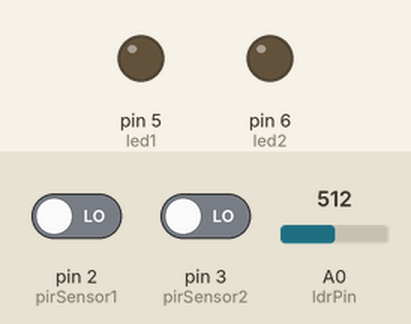
Recording of a sketch running on a simulated Arduino Uno, built with avr-gcc and run on an emulated ATmega328P. On the bench: output pins drawn as LEDs (lit = HIGH). The inputs (shaded band) are chosen by the test bench; at power-on: A0 (ldrPin) = 512, pin 2 (pirSensor1) LOW, pin 3 (pirSensor2) LOW.

Above: at 1.2 s.
1.3 s: A0 (ldrPin) set to 390
At 1.8 s:
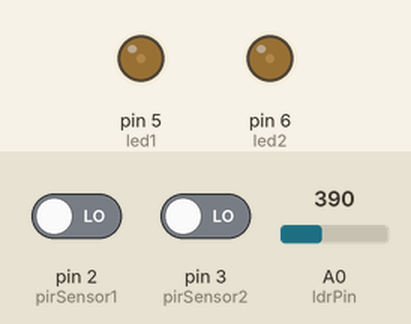
2.8 s: pin 2 (pirSensor1) driven HIGH
At 4.0 s:
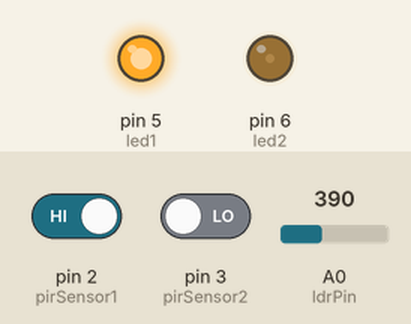
4.3 s: pin 3 (pirSensor2) driven HIGH
At 5.4 s:
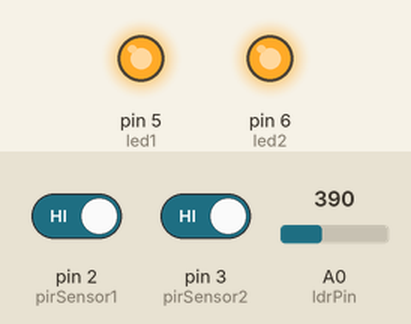
5.8 s: pin 2 (pirSensor1) driven LOW
At 6.6 s:
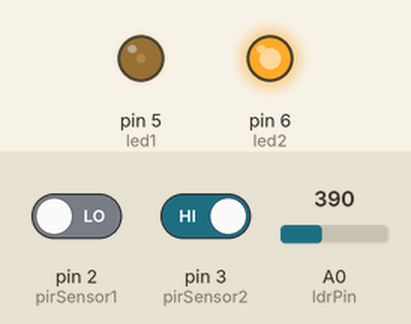
7.3 s: pin 3 (pirSensor2) driven LOW
At 7.8 s:
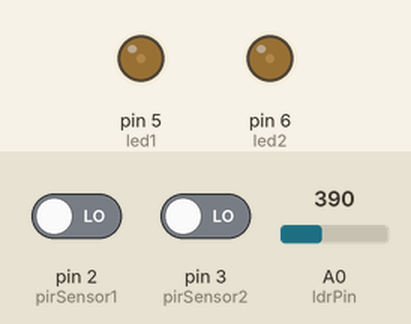
Timing chart, 0 to 9.8 s (numbered marks = the images above; inputs shaded):
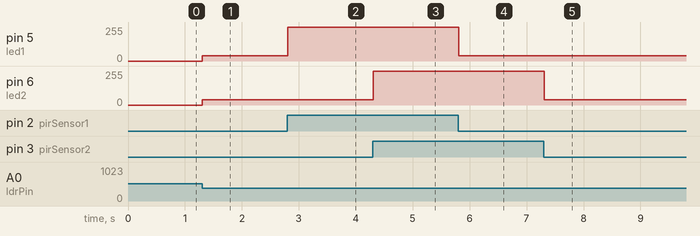

The sketch:

code.ino
```cpp
// Define Pins
const int ldrPin = A0;      // Photoresistor
const int pirSensor1 = 2;   // PIR 1 (simulating car at Zone 1)
const int pirSensor2 = 3;   // PIR 2 (simulating car at Zone 2)
const int led1 = 5;         // Street light 1 (PWM pin)
const int led2 = 6;         // Street light 2 (PWM pin)

// Variables
int ldrValue = 0;
int threshold = 400;        // Daylight threshold for Wokwi
int dimBrightness = 38;     // ~15% brightness
int fullBrightness = 255;   // 100% brightness

void setup() {
  pinMode(ldrPin, INPUT);
  pinMode(pirSensor1, INPUT);
  pinMode(pirSensor2, INPUT);
  pinMode(led1, OUTPUT);
  pinMode(led2, OUTPUT);
  Serial.begin(9600);
}

void loop() {
  ldrValue = analogRead(ldrPin);
  int carAtZone1 = digitalRead(pirSensor1);
  int carAtZone2 = digitalRead(pirSensor2);

  // Nighttime logic (LDR reads low in the dark in Wokwi)
  if (ldrValue < threshold) {

    // Zone 1
    if (carAtZone1 == HIGH) { // PIR detects motion
      analogWrite(led1, fullBrightness);
    } else {
      analogWrite(led1, dimBrightness);
    }

    // Zone 2
    if (carAtZone2 == HIGH) {
      analogWrite(led2, fullBrightness);
    } else {
      analogWrite(led2, dimBrightness);
    }

  }
  // Daytime logic
  else {
    analogWrite(led1, 0);
    analogWrite(led2, 0);
  }

  delay(100);
}
```

Measured:
- after the input at 1.3 s, pin 5 (led1), pin 6 (led2): 0/255 → 38/255 at once
- after the input at 2.8 s, pin 5 (led1): 38/255 → 255/255 at once
- after the input at 4.3 s, pin 6 (led2): 38/255 → 255/255 at once
- after the input at 5.8 s, pin 5 (led1): 255/255 → 38/255 at once
- after the input at 7.3 s, pin 6 (led2): 255/255 → 38/255 at once
